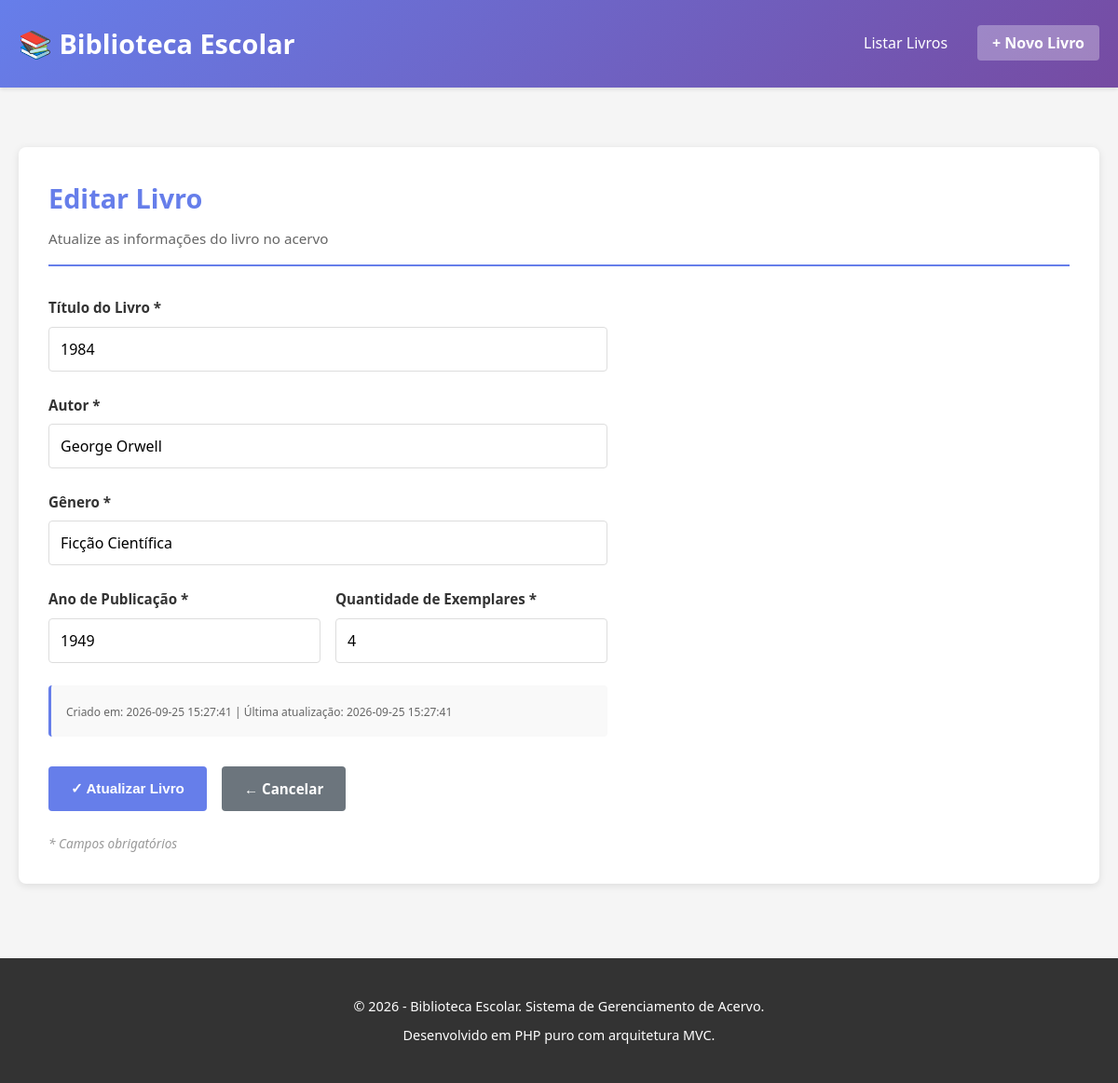
Screenshot of /index.php?action=edit&id=4 with the database file from the repository.
### tables this page shows
CREATE TABLE livros (
    id INT NOT NULL AUTO_INCREMENT PRIMARY KEY COMMENT 'ID único do livro',
    
    titulo VARCHAR(255) NOT NULL COMMENT 'Título do livro',
    
    autor VARCHAR(255) NOT NULL COMMENT 'Autor do livro',
    
    genero VARCHAR(100) NOT NULL COMMENT 'Gênero literário',
    
    ano_publicacao INT NOT NULL COMMENT 'Ano de publicação do livro',
    
    quantidade INT NOT NULL DEFAULT 0 COMMENT 'Quantidade de exemplares disponíveis',
    
    created_at TIMESTAMP DEFAULT CURRENT_TIMESTAMP COMMENT 'Data/hora de criação do registro',
    
    updated_at TIMESTAMP DEFAULT CURRENT_TIMESTAMP 
               ON UPDATE CURRENT_TIMESTAMP COMMENT 'Data/hora da última atualização',
    
     
    INDEX idx_titulo (titulo),
    INDEX idx_autor (autor),
    INDEX idx_ano_publicacao (ano_publicacao),
    
     
    FULLTEXT INDEX ft_titulo_autor (titulo, autor)
);

### controllers/LivroController.php (called while the page is built, shortened)
<?php
class LivroController
{
    private Livro $livro;
    public function __construct()
    {
        require_once __DIR__ . '/../models/Livro.php';
        $this->livro = new Livro();
    }
    public function edit(): void
    {
        $id = filter_input(INPUT_GET, 'id', FILTER_VALIDATE_INT);
        $livro = $this->livro->find($id);
        $erros = [];
        require_once __DIR__ . '/../views/livros/edit.php';
    }
}

### public/index.php (called while the page is built, shortened)
<?php
require_once APP_ROOT . '/config/database.php';
require_once APP_ROOT . '/controllers/LivroController.php';
try {
    $action = filter_input(INPUT_GET, 'action', FILTER_SANITIZE_STRING) ?? 'index';
    $controller = new LivroController();
    $controller->$action();
} catch (Exception $e) {
    error_log('Erro na aplicação: ' . $e->getMessage());
    $_SESSION['flash'] = [
        'mensagem' => 'Ocorreu um erro ao processar sua requisição. Tente novamente.',
        'tipo' => 'erro',
    ];
    header('Location: index.php?action=index');
    exit;
}

### config/database.php (called while the page is built, shortened)
<?php
class Database
{
    private static ?PDO $instance = null;
    public static function getInstance(): PDO
    {
        if (self::$instance === null) {
            try {
                $host = 'localhost';
                $dbname = 'biblioteca';
                $username = 'root';
                $password = '';
                $port = 3306;
                $dsn = "mysql:host={$host};port={$port};dbname={$dbname};charset=utf8mb4";
                self::$instance = new PDO(
                    $dsn,
                    $username,
                    $password,
                    [
                        PDO::ATTR_ERRMODE => PDO::ERRMODE_EXCEPTION,
                        PDO::ATTR_DEFAULT_FETCH_MODE => PDO::FETCH_OBJ,
                        PDO::ATTR_EMULATE_PREPARES => false,
                    ]
                );
            } catch (PDOException $e) {
                error_log('Erro de conexão com banco de dados: ' . $e->getMessage());
                throw new Exception('Erro ao conectar com o banco de dados. Tente novamente mais tarde.');
            }
        }
        return self::$instance;
    }
}

### models/Livro.php (called while the page is built, shortened)
<?php
class Livro
{
    private PDO $db;
    public function __construct()
    {
        require_once __DIR__ . '/../config/database.php';
        $this->db = Database::getInstance();
    }
    public function find(int $id): ?Livro
    {
        try {
            $sql = 'SELECT * FROM livros WHERE id = :id LIMIT 1';
            $stmt = $this->db->prepare($sql);
            $stmt->bindParam(':id', $id, PDO::PARAM_INT);
            $stmt->execute();
            if ($row = $stmt->fetch(PDO::FETCH_OBJ)) {
                return $this->hydrateFromObject($row);
            }
            return null;
        } catch (PDOException $e) {
            error_log('Erro ao buscar livro por ID: ' . $e->getMessage());
            return null;
        }
    }
    private function hydrateFromObject(object $row): Livro
    {
        $livro = new Livro();
        $livro->id = (int)$row->id;
        $livro->titulo = $row->titulo;
        $livro->autor = $row->autor;
        $livro->genero = $row->genero;
        $livro->ano_publicacao = (int)$row->ano_publicacao;
        $livro->quantidade = (int)$row->quantidade;
        $livro->created_at = $row->created_at;
        $livro->updated_at = $row->updated_at;
        return $livro;
    }
}

### views/livros/edit.php (the view, shortened to what this page needs)
<?php
require_once __DIR__ . '/../layout/header.php';
?>
<section class="secao-formulario">
    <div class="titulo-secao">
        <h2>Editar Livro</h2>
        <p class="subtitulo">Atualize as informações do livro no acervo</p>
    </div>
    <form method="POST" action="index.php?action=update" class="formulario-livro" novalidate>
        <div class="grupo-formulario <?php echo isset($erros['titulo']) ? 'com-erro' : ''; ?>">
            <label for="titulo" class="label">Título do Livro *</label>
            <input
                type="text"
                id="titulo"
                name="titulo"
                class="input"
                placeholder="Ex: O Pequeno Príncipe"
                maxlength="255"
                required
                value="<?php echo htmlspecialchars($livro->titulo); ?>"
            >
        </div>
        <div class="grupo-formulario <?php echo isset($erros['autor']) ? 'com-erro' : ''; ?>">
            <label for="autor" class="label">Autor *</label>
            <input
                type="text"
                id="autor"
                name="autor"
                class="input"
                placeholder="Ex: Antoine de Saint-Exupéry"
                maxlength="255"
                required
                value="<?php echo htmlspecialchars($livro->autor); ?>"
            >
        </div>
        <div class="grupo-formulario <?php echo isset($erros['genero']) ? 'com-erro' : ''; ?>">
            <label for="genero" class="label">Gênero *</label>
            <input
                type="text"
                id="genero"
                name="genero"
                class="input"
                placeholder="Ex: Ficção Infantil"
                maxlength="100"
                required
                value="<?php echo htmlspecialchars($livro->genero); ?>"
            >
        </div>
        <div class="linha-campos">
            <div class="grupo-formulario <?php echo isset($erros['ano_publicacao']) ? 'com-erro' : ''; ?>">
                <label for="ano_publicacao" class="label">Ano de Publicação *</label>
                <input
                    type="number"
                    id="ano_publicacao"
                    name="ano_publicacao"
                    class="input"
                    placeholder="<?php echo date('Y'); ?>"
                    min="1000"
                    max="<?php echo date('Y'); ?>"
                    required
                    value="<?php echo htmlspecialchars($livro->ano_publicacao); ?>"
                >
            </div>
            <div class="grupo-formulario <?php echo isset($erros['quantidade']) ? 'com-erro' : ''; ?>">
                <label for="quantidade" class="label">Quantidade de Exemplares *</label>
                <input
                    type="number"
                    id="quantidade"
                    name="quantidade"
                    class="input"
                    placeholder="0"
                    min="0"
                    required
                    value="<?php echo htmlspecialchars($livro->quantidade); ?>"
                >
            </div>
        </div>
        <div class="info-auditoria">
            <p>
                <small>
                    Criado em: <?php echo htmlspecialchars($livro->created_at); ?> |
                    Última atualização: <?php echo htmlspecialchars($livro->updated_at); ?>
                </small>
            </p>
        </div>
        <div class="grupo-botoes">
            <button type="submit" class="btn btn-primario btn-salvar">✓ Atualizar Livro</button>
            <a href="index.php?action=index" class="btn btn-secundario">← Cancelar</a>
        </div>
        <p class="nota">* Campos obrigatórios</p>
    </form>
</section>
<?php
require_once __DIR__ . '/../layout/footer.php';
?>

### public/css/style.css (style rules this page uses)
* { margin: 0; padding: 0; box-sizing: border-box; }
html { font-size: 16px; scroll-behavior: smooth; }
body { font-family: 'Segoe UI', Tahoma, Geneva, Verdana, sans-serif; line-height: 1.6; color: #333; background-color: #f5f5f5; }
.secao-principal, .secao-formulario { background-color: white; border-radius: 8px; padding: 2rem; box-shadow: 0 2px 8px rgba(0, 0, 0, 0.1); }
.titulo-secao { margin-bottom: 2rem; border-bottom: 2px solid #667eea; padding-bottom: 1rem; }
.titulo-secao h2 { font-size: 1.8rem; color: #667eea; margin-bottom: 0.5rem; }
.subtitulo { color: #666; font-size: 0.95rem; }
.formulario-livro { max-width: 600px; }
.grupo-formulario { margin-bottom: 1.5rem; }
.label { display: block; margin-bottom: 0.5rem; font-weight: 600; color: #333; font-size: 0.95rem; }
.input { width: 100%; padding: 0.75rem; border: 1px solid #ddd; border-radius: 4px; font-size: 1rem; font-family: inherit; transition: border-color 0.3s, box-shadow 0.3s; }
.linha-campos { display: grid; grid-template-columns: 1fr 1fr; gap: 1rem; }
.info-auditoria { background-color: #f9f9f9; padding: 1rem; border-radius: 4px; margin-bottom: 1.5rem; border-left: 3px solid #667eea; }
.info-auditoria p { margin: 0; color: #666; font-size: 0.9rem; }
.nota { color: #999; font-size: 0.85rem; font-style: italic; }
.btn { display: inline-flex; align-items: center; justify-content: center; padding: 0.75rem 1.5rem; border: none; border-radius: 4px; font-size: 0.95rem; font-weight: 600; text-decoration: none; cursor: pointer; transition: all 0.3s ease; white-space: nowrap; }
.btn-primario { background-color: #667eea; color: white; }
.btn-secundario { background-color: #6c757d; color: white; }
.btn-salvar { min-width: 150px; }
.grupo-botoes { display: flex; gap: 1rem; flex-wrap: wrap; margin-top: 2rem; margin-bottom: 1.5rem; }

### rows the page displays
livros: titulo "1984", autor "George Orwell", genero "Ficção Científica", ano_publicacao "1949", quantidade "4", created_at "2026-09-25 15:27:41", updated_at "2026-09-25 15:27:41"
